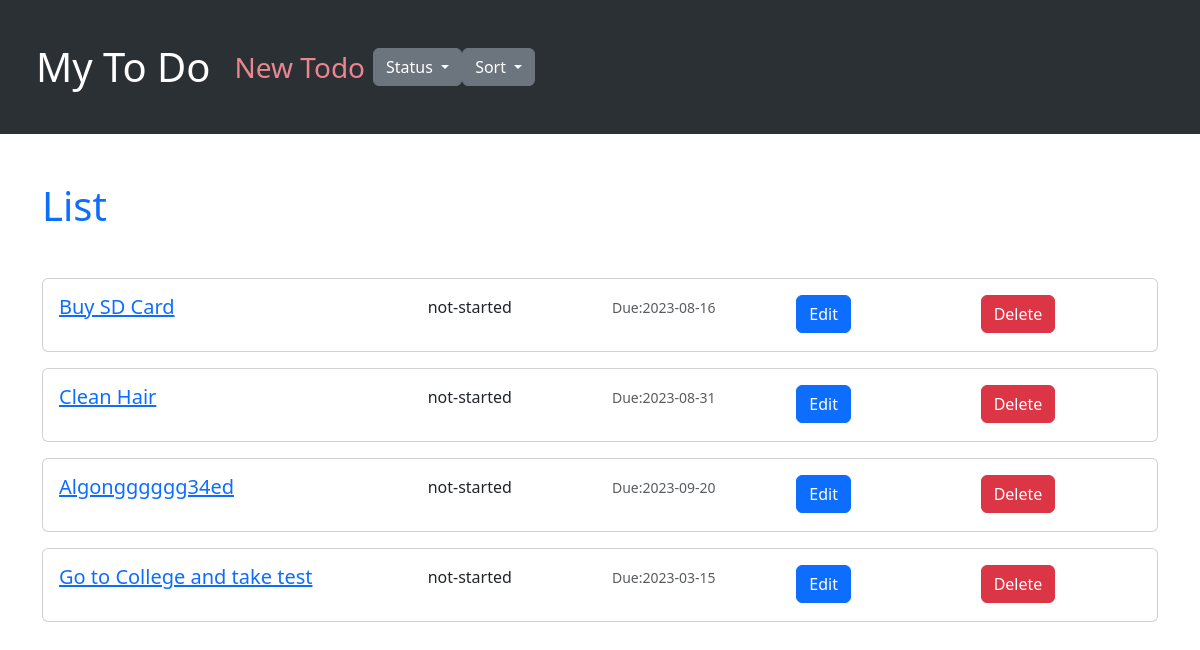
The app's page /, older data.
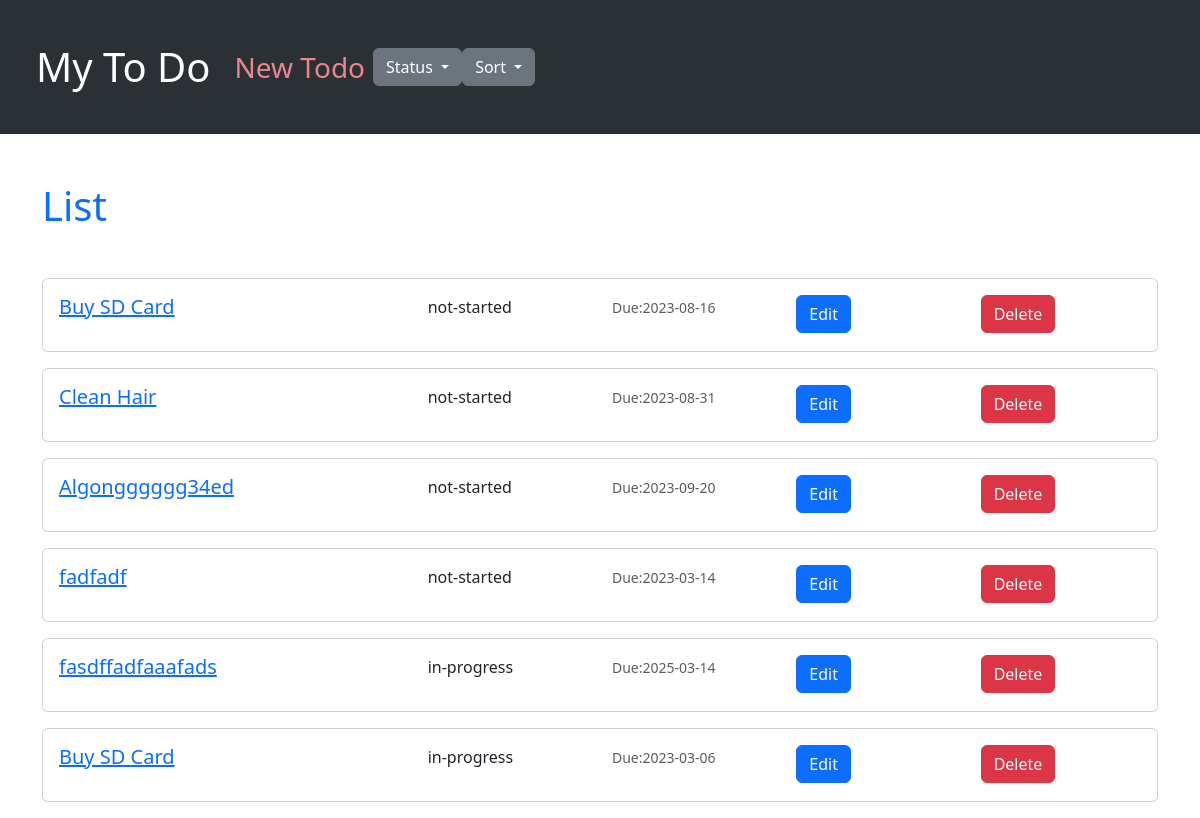
The same page, newer data.
### todo/models.py (models this page shows, shortened)
class Todo(models.Model):
    body = models.CharField(max_length=400)
    due = models.DateField()
    status = models.CharField(
        max_length=20,
        choices=(
            ("not-started", "Not started"),
            ("in-progress", "In progress"),
            ("completed", "Completed"),
        ),
        default="not-started",
    )
    def __str__(self):
        return self.body

### todo/views.py (the view)
# urls.py: path("", TodoListView.as_view(), name="home"),
class TodoListView(ListView):
    model = Todo
    template_name = "home.html"
    context_object_name = "todos"
    def get_queryset(self):
        qs = super().get_queryset()
        sort_by = self.request.GET.get("sort")
        if sort_by == "due":
            qs = qs.order_by("due")
        return qs
    def get(self, request, *args, **kwargs):
        if request.is_ajax():
            self.object_list = self.get_queryset()
            context = self.get_context_data()
            todos = serializers.serialize("json", context[self.context_object_name])
            return JsonResponse({"success": True, "todos": todos})
        else:
            return super().get(request, *args, **kwargs)

### templates/home.html
{% extends 'base.html' %}
{% block content %}
<div class="container">
  <h1 class="my-5 text-primary">List</h1>
  {% for todo in object_list %}
  <div class='card mb-3'>
    <div class='card-body'>
      <div class="row row-Show">
        <div class="col-sm-4">
          <h5 class='card-title todo-body'><a href="">{{todo.body}}</a></h5>
        </div>
        <div class="col-sm-2">
          <p class="card-text todo-status">{{todo.status}}</p>
        </div>
        <div class="col-sm-2">
          <p class="'card-text"><small class='text-muted todo-due'>Due:{{todo.due|date:"Y-m-d"}}</small></p>
        </div>
        <div class="col-sm-2">
          <a class="btn btn-primary edit-todo" data-todo-id="{{todo.pk}}" data-todo-status="{{todo.status}}"
            data-todo-due="{{todo.due}}" href="#" role="button">Edit</a>
        </div>
        <div class="col-sm-2">
          <a class="btn btn-danger delete-todo" data-todo-id="{{todo.pk}}" href="#">Delete</a>
        </div>
      </div>
    </div>
  </div>
  {% endfor %}
</div>
{% endblock content %}

Row changes from the older to the newer data that the page shows:
changed Todo: body "Go to College and take test" → "fadfadf"; due "2023-03-15" → "2023-03-14"
added Todo: body "fasdffadfaaafads", status "in-progress", due "2025-03-14"
added Todo: body "Buy SD Card", status "in-progress", due "2023-03-06"
